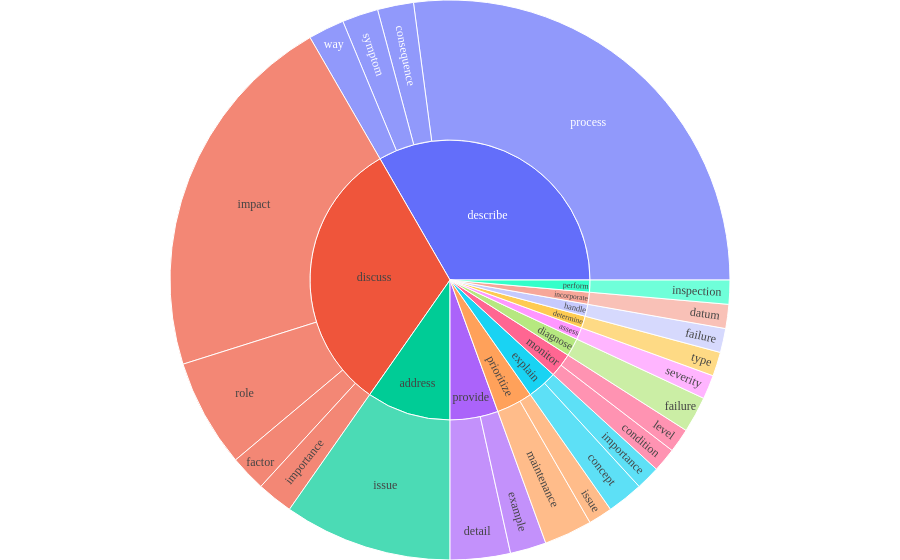

Notebook code cell kept with this figure:
### Code cell
import plotly.graph_objects as go
import plotly.express as px

# df["blank"] = "ROOT"
# df = phrases.groupby(["verb", "noun"]).size().sort_values(ascending=False).head(5).reset_index().rename(columns={0: "count"})

df = df[df["count"] >= 2]
fig = px.sunburst(df, path=['verb', 'noun'], values='count')
# fig.update_layout(uniformtext=dict(minsize=10, mode='hide'))
fig.update_layout(
    margin=dict(l=0, r=0, t=0, b=0),
    font_family="Times New Roman",
)
fig.show()
fig.write_html("verb_noun.html")
#fig.savefig("output/verb_noun.pdf")

### Figure 1 — Plotly figure (JSON) as saved in the notebook; plotly's stock layout.template omitted (floating-point values rounded to 4 significant figures)
{"data": [{"branchvalues": "total", "domain": {"x": [0, 1], "y": [0, 1]}, "hovertemplate": "labels=%{label}<br>count=%{value}<br>parent=%{parent}<br>id=%{id}<extra></extra>", "ids": ["explain/concept", "monitor/condition", "describe/consequence", "incorporate/datum", "provide/detail", "provide/example", "discuss/factor", "diagnose/failure", "handle/failure", "discuss/impact", "discuss/importance", "explain/importance", "perform/inspection", "address/issue", "prioritize/issue", "monitor/level", "prioritize/maintenance", "describe/process", "discuss/role", "assess/severity", "describe/symptom", "determine/type", "describe/way", "address", "assess", "describe", "determine", "diagnose", "discuss", "explain", "handle", "incorporate", "monitor", "perform", "prioritize", "provide"], "labels": ["concept", "condition", "consequence", "datum", "detail", "example", "factor", "failure", "failure", "impact", "importance", "importance", "inspection", "issue", "issue", "level", "maintenance", "process", "role", "severity", "symptom", "type", "way", "address", "assess", "describe", "determine", "diagnose", "discuss", "explain", "handle", "incorporate", "monitor", "perform", "prioritize", "provide"], "name": "", "parents": ["explain", "monitor", "describe", "incorporate", "provide", "provide", "discuss", "diagnose", "handle", "discuss", "discuss", "explain", "perform", "address", "prioritize", "monitor", "prioritize", "describe", "discuss", "assess", "describe", "determine", "describe", "", "", "", "", "", "", "", "", "", "", "", "", ""], "type": "sunburst", "values": [3, 2, 3, 2, 5, 3, 3, 3, 2, 31, 3, 2, 2, 14, 2, 2, 4, 39, 9, 2, 3, 2, 3, 14, 2, 48, 2, 3, 46, 5, 2, 2, 4, 2, 6, 8]}], "layout": {"font": {"family": "Times New Roman"}, "legend": {"tracegroupgap": 0}, "margin": {"b": 0, "l": 0, "r": 0, "t": 0}}}
